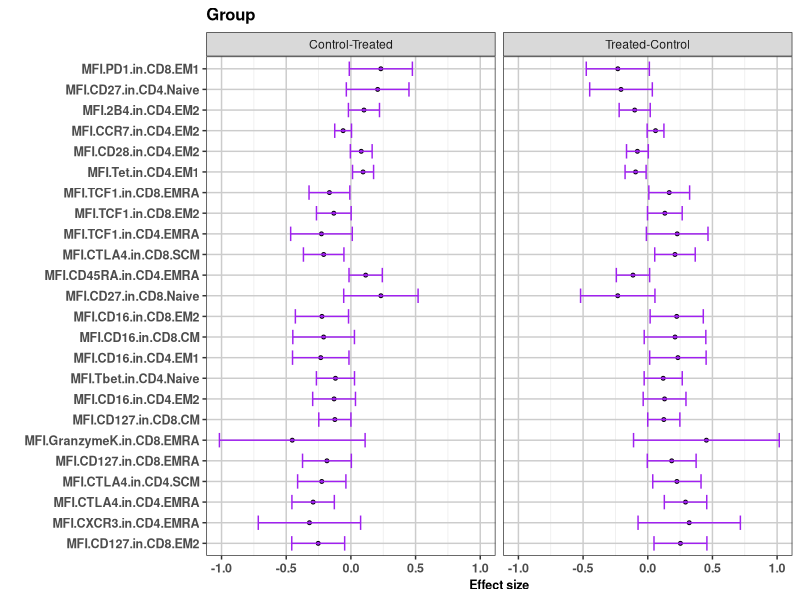
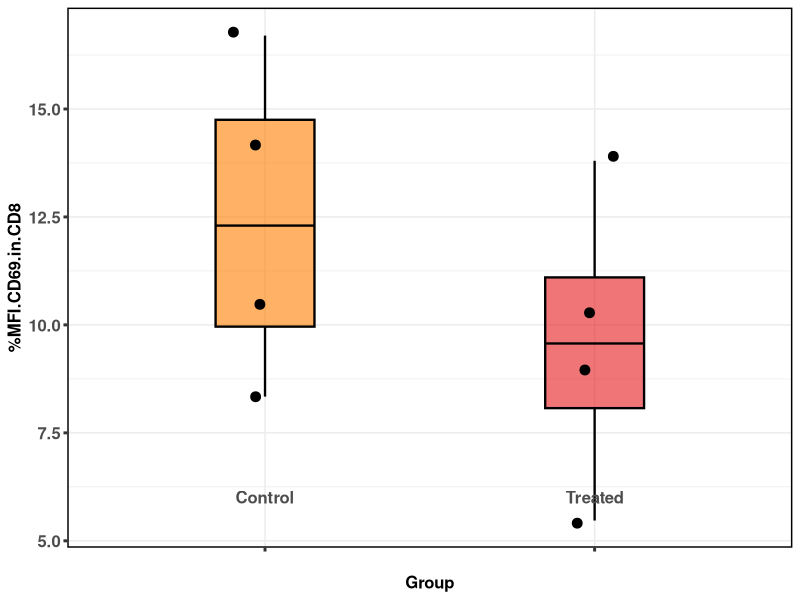
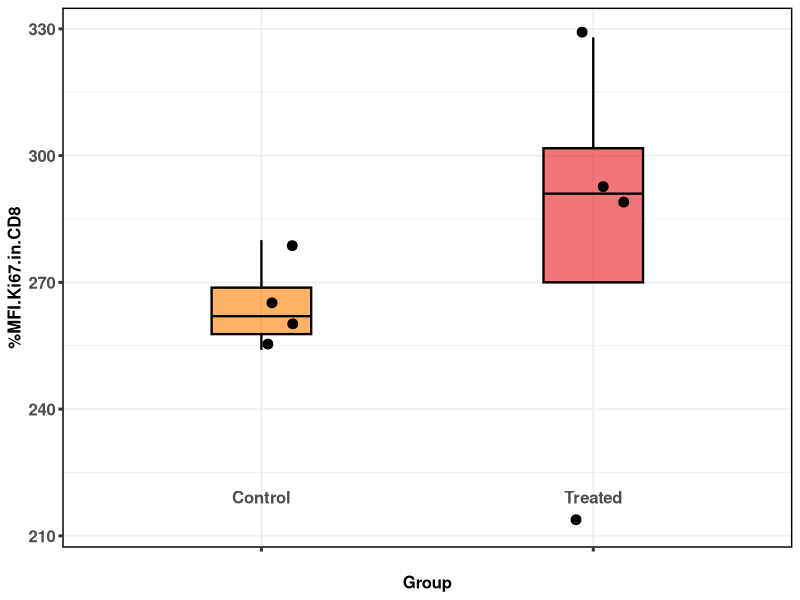
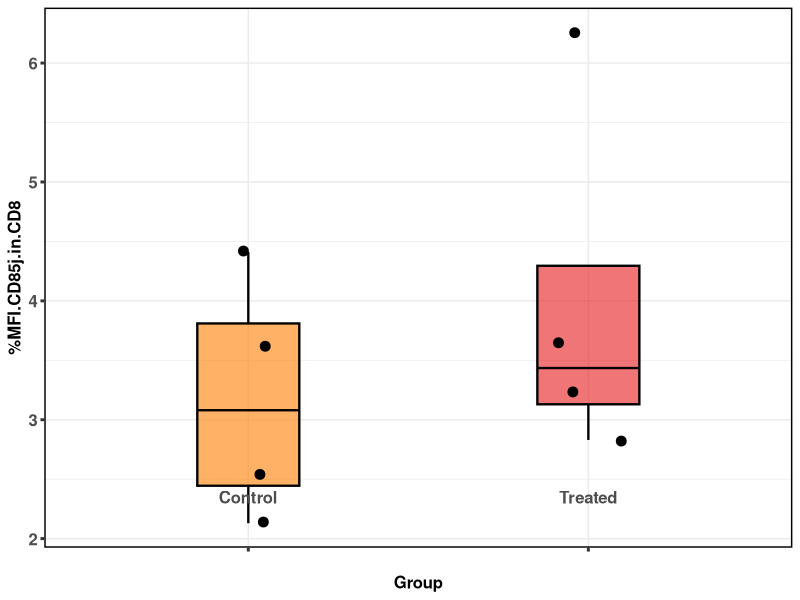
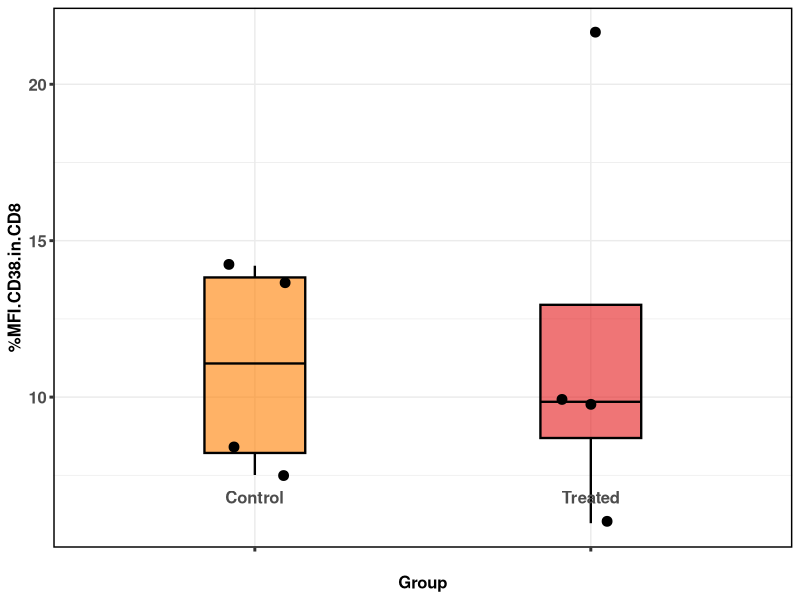
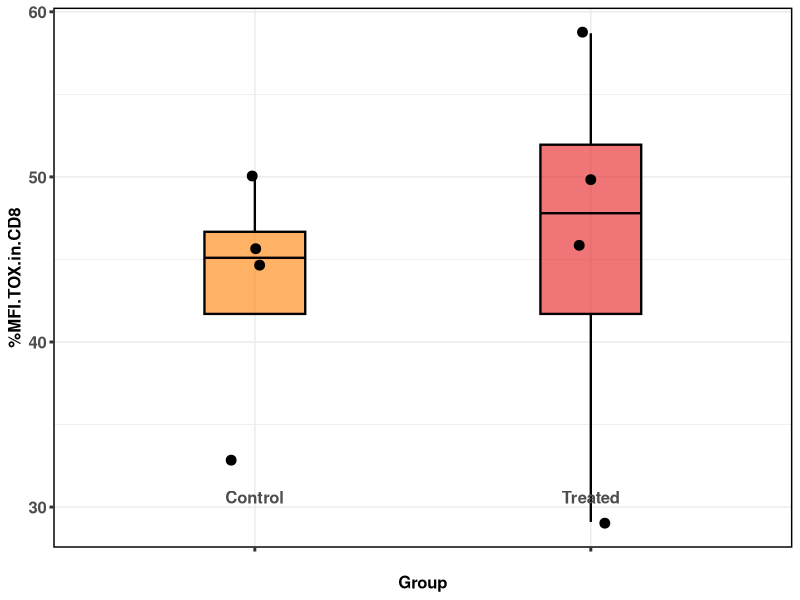
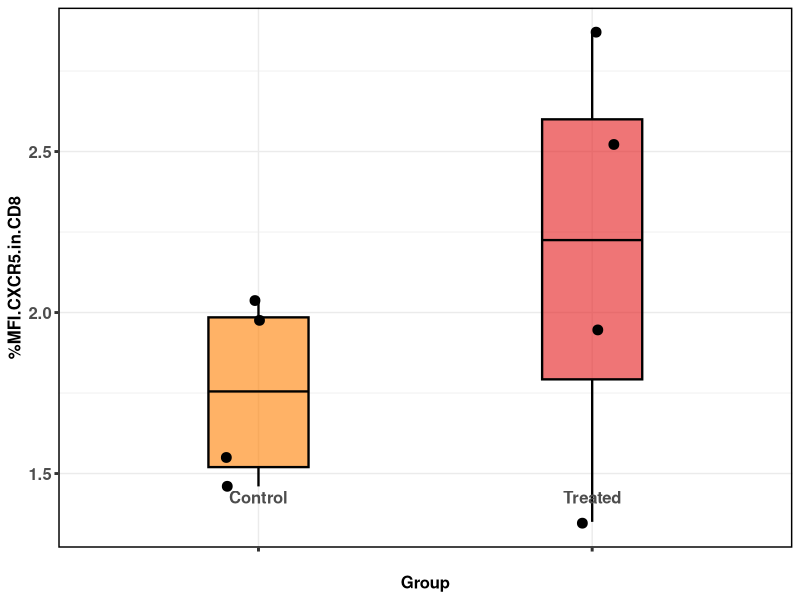
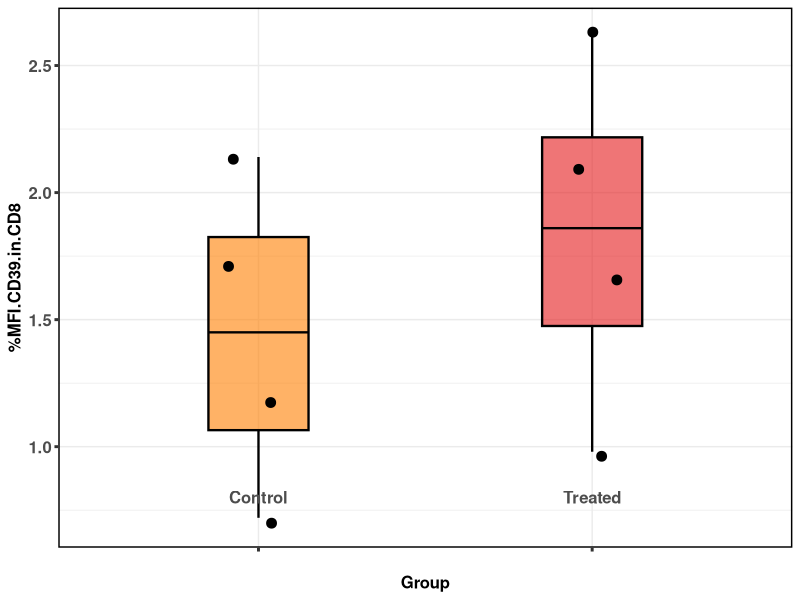

Reproduce these figures in R, in order. (Note: this script raises an error after producing the figures.)
## This script has been created by Cécile Alanio in the Wherry lab (version April 2019)
## It is inspired by scripts developed by Jacob Bergstedt, at Lund University, Sweden in 2016, in the context of the Milieu Interieur project

## The purpose of this script is to perform multiple regression analysis on datas extracted from FlowJo analysis of CyTOF-normalized fcs files

## For a matter of clarity, we provide here with an example where we do want to investigate the association of CMV serology with CyTOF-generated immunophenotypes
## For this, we import normalized fcs files into the FlowJo_T.wspt template provided as supplementary
## After carefully reviewing the gates as indicated in the text, we export the pre-defined table as a .csv file, and call it here in the script

## The steps described below will allow us to run a multiple linear regression analysis, where (i) CMV serology is the treatment (= predictor = potentially having an effect), 
## (ii) CyTOF is the response (the imprint), (iii) age, gender, tabac, BMI and batch variables are included as covariates
## This is meant to answer the question of ?? can we detect any association of CMV serostatus with T cells in circulation? ?? 

## For ease of organization, we recommend creating a CyTOF Folder with 4 subsequent subfolders: 
# CyTOF_Normalized_Files
# CyTOF_Tables
# CyTOF_Subset_Files
# CyTOF_cytofkit
# CyTOF_plots

#### Set wd and useful packages ---------------------------------------------------------------
setwd(".")
library(dplyr)
library(rio)
library(ggplot2)
library(RColorBrewer)
library(stringr)
library(scales)

brewer.set <- "Set1"
brewer.colours.CMV <- brewer_pal(palette = brewer.set)(5)[c(5,1)]
font_family="Helvetica"

#### Set up 4 Functions: CreateModelList, GetLmNames, FitLinearModels2, SelectSignificantTests, and PlotResult --------
CreateModelList <- function(models.2.fit, controls){
  CreateModelSubList <- function(models.2.fit, controls){
    lapply(1:nrow(models.2.fit), function(i) list(model = c(models.2.fit[i, -1]), 
                                                  treatments = models.2.fit[i, "treatment"],
                                                  response = models.2.fit[i, "response"]))
  }
  controls <- c("Control")
  models.2.fit <- as.matrix(models.2.fit)
  models.2.fit <- CreateModelSubList(models.2.fit, controls)
}


GetLmNames <- function(frame){
  levels.4.frame <- lapply(frame, levels)
  Reduce(c, lapply(names(levels.4.frame), function(x) paste0(x, levels.4.frame[[x]][-1])))
}

FitLinearModels2 <- function(model.list, variable.frame){
  FitSpecifiedModel <- function(model, variable.frame){
    treatments.lm.names <- GetLmNames(variable.frame[model$treatments])
    data_in<-data.frame(y = variable.frame[[model$response]], variable.frame[model$model])
    
    fit_level<-function(ref_group,model,data_in){
      
      lm_Res<-data.frame(summary(lm(y ~ relevel(Group,ref=ref_group) ,data = data_in ,
                                    singular.ok = FALSE, na.action = na.omit))$coefficients[-c(1),,drop = FALSE])
      lm_Res$Comp_group<-rownames(lm_Res)
      lm_Res$Comp_group <- gsub("relevel(Group, ref = ref_group)", "",lm_Res$Comp_group)
      data.frame(response = model$response, treatment = model$treatments,Ref_group=ref_group,lm_Res , row.names = NULL)
    }
    groups<-as.character(unique(data_in$Group))
    result.frame <- as.data.frame(Reduce(rbind, lapply(groups, fit_level,model=model, data_in=data_in)))
  }
  result.frame <- as.data.frame(Reduce(rbind, lapply(model.list, FitSpecifiedModel, variable.frame = variable.frame)))
  names(result.frame)[4:7] <- c("estimate", "se", "t", "p")
  result.frame$fdr <- p.adjust(result.frame$p, method = "fdr" )
  result.frame
}

# here in sign.levels, you can set the threshold for significance = threshold/2, ie here 0.025 means a threshold at P=0.05
SelectSignificantTests <- function(inference.results, sign.measure = "p", sign.level = 0.025){
  is.significant <- inference.results[,sign.measure] <= sign.level*2
  number.of.significant.tests <- sum(is.significant)
  alpha <- number.of.significant.tests/nrow(inference.results)*sign.level/2
  prob.thresh <- qnorm(1-alpha)
  sign.effects <- inference.results[is.significant,]
  sign.effects.plot.frame <- data.frame(sign.effects[,c("treatment", "response", "Ref_group","Comp_group")], 
                                        mean = sign.effects$estimate,
                                        lower = sign.effects$estimate-prob.thresh*sign.effects$se,
                                        higher = sign.effects$estimate+prob.thresh*sign.effects$se, stringsAsFactors = FALSE)
  sign.effects.plot.frame$legend <- factor(sign.effects.plot.frame$response)
  sign.effects.plot.frame
}

PlotResult <- function(sign.effects.plot.frame){
  path <- file.path(".", "Plots")
  ifelse(!dir.exists(path), dir.create(path), FALSE)
  sign.treatments <- unique(sign.effects.plot.frame$treatment)
  for(j in seq_along(sign.treatments)){
    sign.treatment <- sign.treatments[j]
    plt.vars <- sign.effects.plot.frame %>% filter(treatment == sign.treatment)
    plt <- ggplot(plt.vars, aes(x = reorder(legend, desc(mean)), y = mean, ymin = lower, ymax = higher))
    plt <- plt+geom_point(size = 1, shape=21, fill="purple") + geom_errorbar(width=0.7, position=position_dodge(0.05), color="purple")
    plt <- plt+coord_flip()+ggtitle(sign.treatment)
    plt <- plt+xlab("")+theme_bw() + theme(plot.title=element_text(size=12, face="bold"), panel.grid.major = element_line(colour = "gray80"), axis.text =element_text(size = font.size, face="bold"), axis.title = element_text(size =font.size, face="bold"), legend.title = element_text(size = font.size, face="bold"))
    plt <- plt+ylab("Effect size") +  guides(colour = guide_legend(title = "Significant (FDR < 0.05)"))
    plt <- plt+facet_grid(.~Comparison)
    ggsave(filename = file.path(path, paste0(sign.treatment, ".pdf")), plt, width = plot.width, height = plot.height)
  }  
}

#### Define graphical parameters ---------------------------------------------------------------
font.size=9
plot.width <- 20
plot.height <- 14

#### Upload 2 dataframes ---------------------------------------------------------------
# (i) the Demo, a table where each line is a donor identified by an ID, and in columns you will have included your "treatment" variables such as Group serostatus, as well as all other needed "Control" covariates, 
# In our example, the ID column header is coded as SUBJID, the CMV column contains information about the serostatus of the donors, Control column indicates the experiment number, and the 268 column after are the immunophenotypes
# and (ii) the "response" dataframe - here the csv file exported from FlowJo 

Demo = read.csv("Table.csv", header=TRUE, stringsAsFactors = F,row.names = 1)
#Ignore the last two rows which are the Mean and SD for each exported column from FlowJo
#make sure your treatment variables are factors
Demo = Demo[-c((nrow(Demo)),(nrow(Demo)-1)),]

#Create the group column accordingly
n1=4
Demo$Group=as.factor(c(rep("Control",n1),rep("Treated",(nrow(Demo)-n1))))

# make sure your response immunophenotypes are numeric values
Demo[,1:(ncol(Demo)-1)]  <- lapply(Demo[,1:(ncol(Demo)-1)], function(x) {
  if(is.integer(x)) as.numeric(as.character(x)) else x
})
#### Identify the treatment variables you want to explore - for example here CMV serostatus, but you may choose several ones ---------------------------------------------------------------
# you need to keep SUBJID column herein
Demo$SUBJID=rownames(Demo)
treatment = Demo %>% select(Group, SUBJID)

#### Identify the dataset with your response variables = the CyTOF-based FlowJo-exported .csv dataset, and normalize MFIs ---------------------------------------------------------------
CyTOF = Demo[,1:(ncol(Demo)-2)]
is.mfi <- grepl("^MFI.", colnames(CyTOF))
is.percentage <- grepl("^Percentage", colnames(CyTOF))
#MFI values are normalized using log10 transformation
CyTOF=cbind(CyTOF[,is.percentage],log10(CyTOF[,is.mfi]))

# you need to include SUBJID column herein
CyTOF_SUBJID = select(Demo, SUBJID)
CyTOF= bind_cols(CyTOF, CyTOF_SUBJID)

# you may want to consider an approach for imputing missing NA values
# we suggest to normalize by the mean as in below:

# count NA values in each column
sapply(CyTOF, function(x) sum(is.na(x)))
# impute NA values in each column with mean
for(i in 1:ncol(CyTOF)){
  CyTOF[is.na(CyTOF[,i]), i] <- mean(CyTOF[,i], na.rm = TRUE)
}

#### Merge your CyTOF and treatment datasets ---------------------------------------------------------------
CyTOF = semi_join(CyTOF, treatment, by="SUBJID")
# remove SUBJID
CyTOF = CyTOF %>% select(-SUBJID)

#### Isolate covariates you need as Control in the regression ---------------------------------------------------------------
cova = Demo %>% select(SUBJID, Group)
# merge your cova and treatment datasets
cova = semi_join(cova, treatment, by="SUBJID")
# remove SUBJID from both dataframes
cova = cova %>% select(-SUBJID)
treatment = treatment %>% select(-SUBJID)

#### Run the regression analysis ---------------------------------------------------------------
# Build a single processed dataframe
variable.frame <- cbind(treatment, cova, CyTOF)
# Create Model List
models.2.fit <- expand.grid(response = names(CyTOF), treatment = names(treatment), stringsAsFactors = FALSE)
model.list <- CreateModelList(models.2.fit)
# Fit Linear Models
inference.results <- FitLinearModels2(model.list, variable.frame)
inference.results$Comp_group <- gsub("\\(", "",inference.results$Comp_group)
inference.results$Comp_group <- gsub("\\)", "",inference.results$Comp_group)
inference.results$Comp_group <- gsub("relevelGroup, ref = ref_group", "",inference.results$Comp_group)
# Export the inference results on a csv file
export(inference.results, "inference_results.csv")
# SelectSignificantTests
inference.frame <- SelectSignificantTests(inference.results)
inference.frame$Comparison=paste0(inference.frame$Comp_group,"-",inference.frame$Ref_group)

# PlotResult
inference.plots <- PlotResult(inference.frame)

##### Sasi - I want to put these plots in /Users/.../Desktop/CyTOF/CyTOF_plots/Project1





###### To be discussed
var=colnames(Demo)[3:110]
for (variable in var) {
  a <- ggplot(data=Demo, aes(x=Group, y=get(variable), fill=Group))
  a <- a + geom_boxplot(colour="black", width=0.3, fatten=1, alpha=0.6, size=0.8, outlier.shape=NA)
  a <- a + geom_jitter(width=0.1, size=3, alpha=1)
  a <- a + scale_fill_manual(values = brewer.colours.CMV)
  a <- a + theme_bw()
  a <- a + ylab(paste0("%", variable))
  a <- a + theme(legend.title=element_blank()) 
  a <- a + theme(legend.position="none")
  a <- a + theme(axis.text=element_text(size=12, face="bold"), axis.text.x=element_text(vjust=17, size=12, face="bold"))
  a <- a + theme(panel.border = element_rect(linetype = "solid", size=1, colour = "black"))
  a <- a + theme(axis.title=element_text(size=12, face="bold"),axis.ticks=element_line(size=1))
  a
  ggsave(filename=paste0(variable, ".pdf"), plot=a, device="pdf", path="/Users/.../Desktop/CyTOF/CyTOF_plots/Project1", width=5, height=3)
}


l=lm(data=Demo, Percentage.CD8.EMRA ~ Group)
summary(l)
my=anova(l)
my
